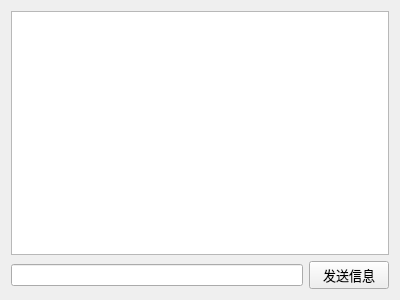
<?xml version="1.0" encoding="UTF-8"?>
<ui version="4.0">
 <class>PrivateChat</class>
 <widget class="QWidget" name="PrivateChat">
  <property name="geometry">
   <rect>
    <x>0</x>
    <y>0</y>
    <width>400</width>
    <height>300</height>
   </rect>
  </property>
  <property name="windowTitle">
   <string>Form</string>
  </property>
  <layout class="QVBoxLayout" name="verticalLayout_2">
   <item>
    <layout class="QVBoxLayout" name="verticalLayout">
     <item>
      <widget class="QTextEdit" name="msg_te">
       <property name="readOnly">
        <bool>true</bool>
       </property>
      </widget>
     </item>
     <item>
      <layout class="QHBoxLayout" name="horizontalLayout">
       <item>
        <widget class="QLineEdit" name="msg_le"/>
       </item>
       <item>
        <widget class="QPushButton" name="sendMsg_pb">
         <property name="font">
          <font>
           <family>Adobe 宋体 Std L</family>
           <pointsize>10</pointsize>
          </font>
         </property>
         <property name="text">
          <string>发送信息</string>
         </property>
        </widget>
       </item>
      </layout>
     </item>
    </layout>
   </item>
  </layout>
 </widget>
 <resources/>
 <connections/>
</ui>
